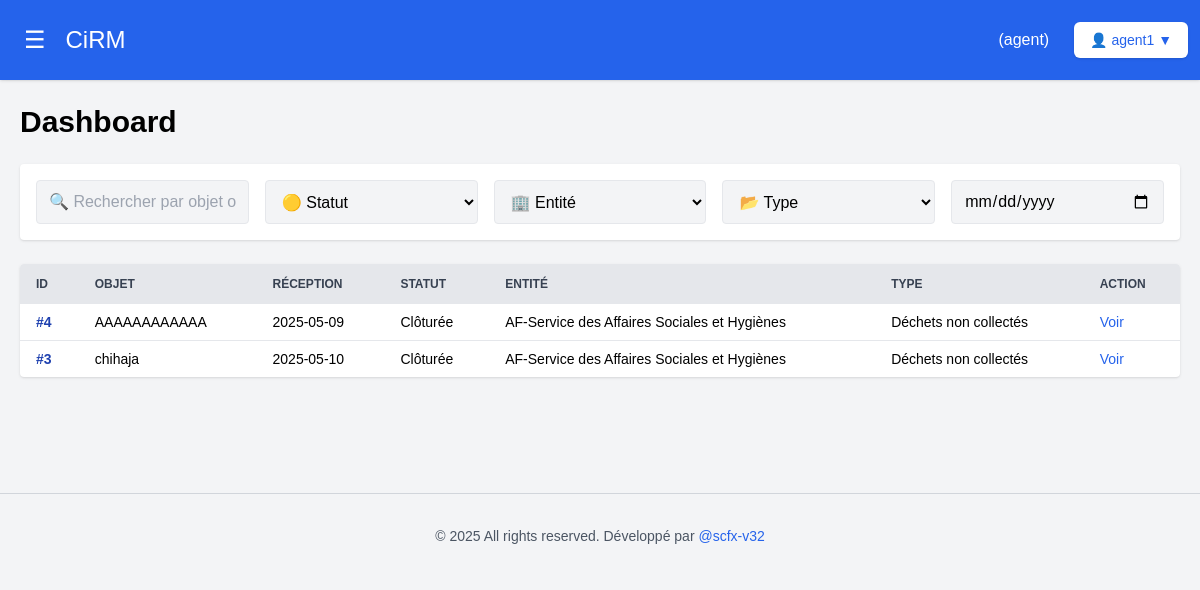
The page /dashboard.php (signed in) on the database its author committed.
### tables this page shows
CREATE TABLE `requetes` (
  `id` int(11) NOT NULL,
  `objet` text NOT NULL,
  `detail` text DEFAULT NULL,
  `canal` varchar(50) DEFAULT NULL,
  `date_reception` date DEFAULT NULL,
  `urgence` varchar(50) DEFAULT NULL,
  `id_requerant` int(11) DEFAULT NULL,
  `id_contrevenant` int(11) DEFAULT NULL,
  `adresse` text DEFAULT NULL,
  `arrondissement` varchar(100) DEFAULT 'Mers Sultan',
  `id_type` int(11) DEFAULT NULL,
  `id_entite` int(11) DEFAULT NULL,
  `id_statut` int(11) DEFAULT 1,
  `created_by` int(11) DEFAULT NULL,
  `closed_by` int(11) DEFAULT NULL,
  `date_cloture` date DEFAULT NULL,
  `document_path` varchar(255) DEFAULT NULL
);

CREATE TABLE `statuts` (
  `id` int(11) NOT NULL,
  `libelle` varchar(50) NOT NULL
);

CREATE TABLE `entites` (
  `id` int(11) NOT NULL,
  `nom` varchar(100) NOT NULL
);

CREATE TABLE `types_reclamation` (
  `id` int(11) NOT NULL,
  `entite_id` int(11) NOT NULL,
  `libelle` varchar(100) NOT NULL
);

### dashboard.php (the view, shortened to what this page needs)
<?php
require_once "config.php";
include_once "nav.php";
$role = $_SESSION["role"];
$user_id = $_SESSION["user_id"];
$search = $_GET["search"] ?? "";
$filter_date = $_GET["date"] ?? "";
$where = "WHERE 1";
$params = [];
if ($role === "agent") {
    $where .= " AND r.id_entite = (SELECT entite_id FROM users WHERE id = ?)";
    $params[] = $user_id;
}
$sql = "SELECT r.id, r.objet, r.date_reception, s.libelle AS statut, e.nom AS entite, t.libelle AS type
        FROM requetes r
        JOIN statuts s ON r.id_statut = s.id
        JOIN entites e ON r.id_entite = e.id
        JOIN types_reclamation t ON r.id_type = t.id
        $where ORDER BY r.id DESC";
$stmt = $pdo->prepare($sql);
if (!$stmt->execute($params)) {
    die("Error executing statement: " . implode(" ", $stmt->errorInfo()));
}
$requetes = $stmt->fetchAll(PDO::FETCH_ASSOC);
?>
<!DOCTYPE html>
<html lang="fr">
<head>
    <script src="https://cdn.tailwindcss.com"></script>
</head>
<body class="bg-gray-50 min-h-screen flex">
    <div id="mainContent" class="flex-1 p-6 space-y-6 transition-all duration-300">
        <div class="flex justify-between items-center">
            <h1 class="text-3xl font-bold">Dashboard</h1>
        </div>
        <form method="GET" class="grid grid-cols-1 md:grid-cols-5 gap-4 bg-white p-4 rounded shadow">
            <input type="text" name="search" placeholder="🔍 Rechercher par objet ou détail" value="<?= htmlspecialchars($search) ?>" class="px-3 py-2 border rounded w-full">
            <select name="statut" class="px-3 py-2 border rounded w-full">
                <option value="">🟡 Statut</option>
            </select>
            <select name="entite" class="px-3 py-2 border rounded w-full">
                <option value="">🏢 Entité</option>
            </select>
            <select name="type" class="px-3 py-2 border rounded w-full">
                <option value="">📂 Type</option>
            </select>
            <input type="date" name="date" value="<?= htmlspecialchars($filter_date) ?>" class="px-3 py-2 border rounded w-full">
        </form>
        <div class="bg-white shadow rounded overflow-x-auto">
            <table class="min-w-full text-sm text-left">
                <thead class="bg-gray-200 text-gray-700 uppercase text-xs">
                    <tr>
                        <th class="px-4 py-3">ID</th>
                        <th class="px-4 py-3">Objet</th>
                        <th class="px-4 py-3">Réception</th>
                        <th class="px-4 py-3">Statut</th>
                        <th class="px-4 py-3">Entité</th>
                        <th class="px-4 py-3">Type</th>
                        <th class="px-4 py-3">Action</th>
                    </tr>
                </thead>
                <tbody class="divide-y">
                    <?php if (empty($requetes)): ?>
                        <tr>
                            <td colspan="7" class="px-4 py-2 text-center">Aucune réclamation trouvée.</td>
                        </tr>
                    <?php else: ?>
                        <?php foreach ($requetes as $r): ?>
                            <tr>
                                <td class="px-4 py-2 font-semibold text-blue-800">#<?= $r["id"] ?></td>
                                <td class="px-4 py-2"><?= htmlspecialchars($r["objet"]) ?></td>
                                <td class="px-4 py-2"><?= $r["date_reception"] ?></td>
                                <td class="px-4 py-2"><?= $r["statut"] ?></td>
                                <td class="px-4 py-2"><?= $r["entite"] ?></td>
                                <td class="px-4 py-2"><?= $r["type"] ?></td>
                                <td class="px-4 py-2">
                                    <a href="view_requete.php?id=<?= $r["id"] ?>" class="text-blue-600 hover:underline">Voir</a>
                                </td>
                            </tr>
                        <?php endforeach; ?>
                    <?php endif; ?>
                </tbody>
            </table>
        </div>
    </div>
    <?php include "footer.php"; ?>
</body>
</html>

### nav.php (style rules this page uses)
body { margin: 0; font-family: Arial, sans-serif; }
#mainContent { margin-top: 60px; padding: 20px; }
#mainContent input, #mainContent select, #mainContent textarea { background-color: #f3f4f6; }

### rows shown on the page
requetes: id "4", objet "AAAAAAAAAAAA", date_reception "2025-05-09", id_statut.libelle "Clôturée", id_entite.nom "AF-Service des Affaires Sociales et Hygiènes", id_type.libelle "Déchets non collectés"
requetes: id "3", objet "chihaja", date_reception "2025-05-10", id_statut.libelle "Clôturée", id_entite.nom "AF-Service des Affaires Sociales et Hygiènes", id_type.libelle "Déchets non collectés"

### other values the page prints
$_SESSION["role"] "agent"
$_SESSION["username"] "agent1"
